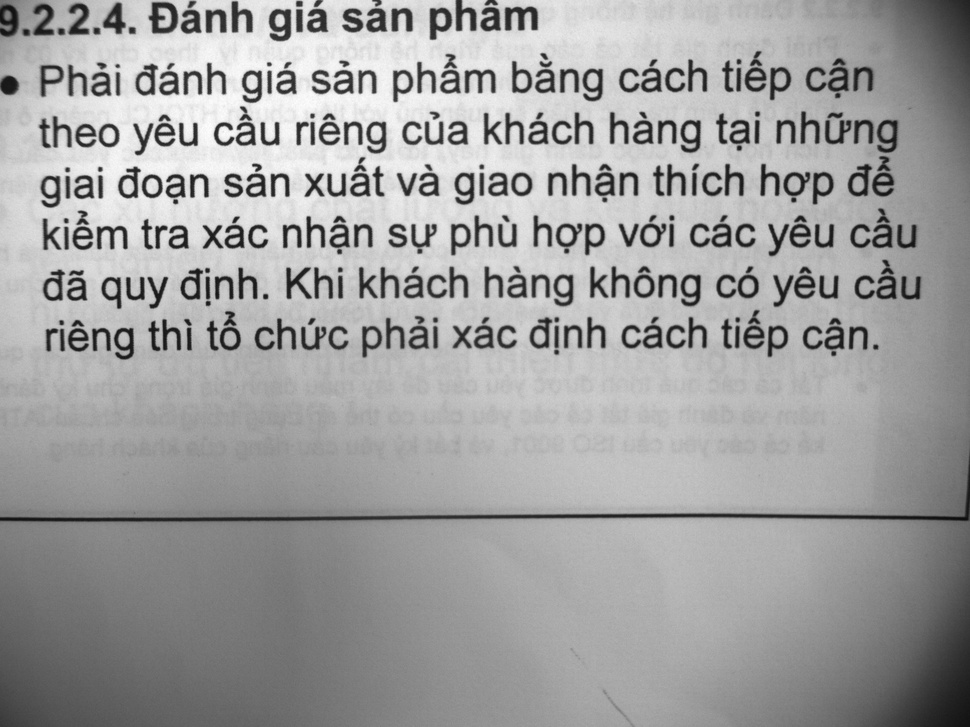
#> input picture Image11.jpg, 970 x 727 px, shrunk from 1600 x 1200 before the run
$ python -i ocr_process.py   (imports and definitions only)
#> lines starting #> are read from the running program, lines starting #| are printed output that depends on the picture; after the words box and inside, x2 and y2 are one past the last pixel; in counts of white or black regions, pixels touching at a corner belong together
#> further down, picture is the input picture: shape (727, 970, 3); min 12, max 255, mean 159.7
import cv2
import easyocr
import os
from datetime import datetime

# [1 line that did not run here, left out]

def process_ocr(image, save_dir="Result_OCR", min_conf=0.5):
#> called with save_dir = 'Result_OCR', min_conf = 0.5
    os.makedirs(save_dir, exist_ok=True)
    gray = cv2.cvtColor(image, cv2.COLOR_BGR2GRAY)
    denoised = cv2.fastNlMeansDenoising(gray, h=10)
    _, thresh = cv2.threshold(denoised, 0, 255, cv2.THRESH_BINARY + cv2.THRESH_OTSU)
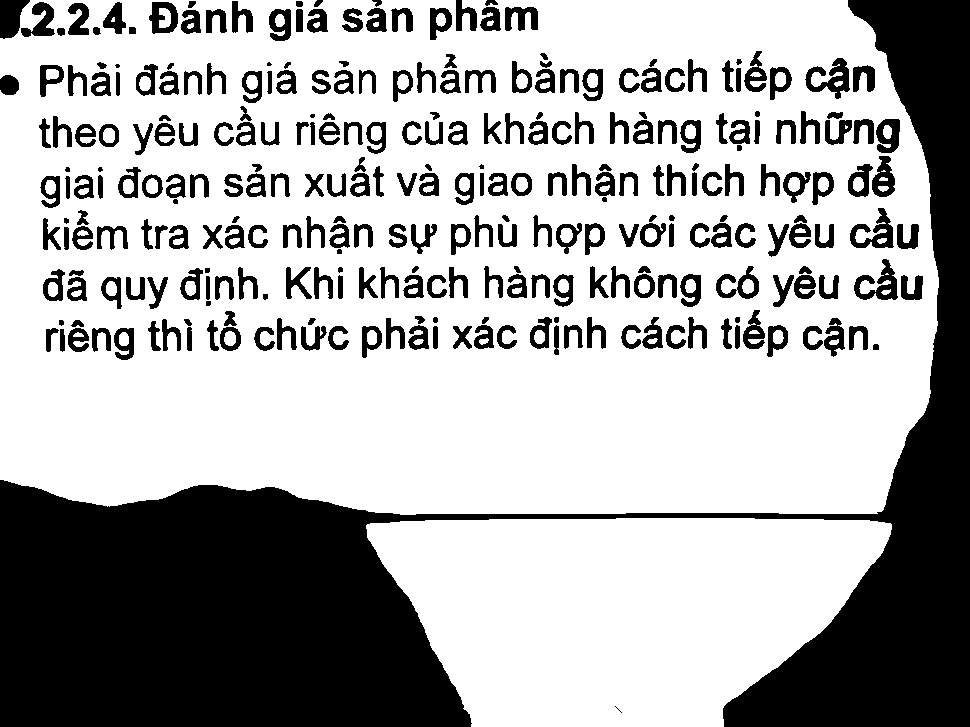
#> thresh: shape (727, 970); 67.7% white; 293 black regions (6 under 20 px), largest, box (x1, y1, x2, y2) and area: (0, 0, 970, 727) 160062, (805, 58, 850, 99) 818, (0, 0, 30, 39) 800
    kernel = cv2.getStructuringElement(cv2.MORPH_RECT, (2, 2))
    processed = cv2.dilate(thresh, kernel, iterations=1)
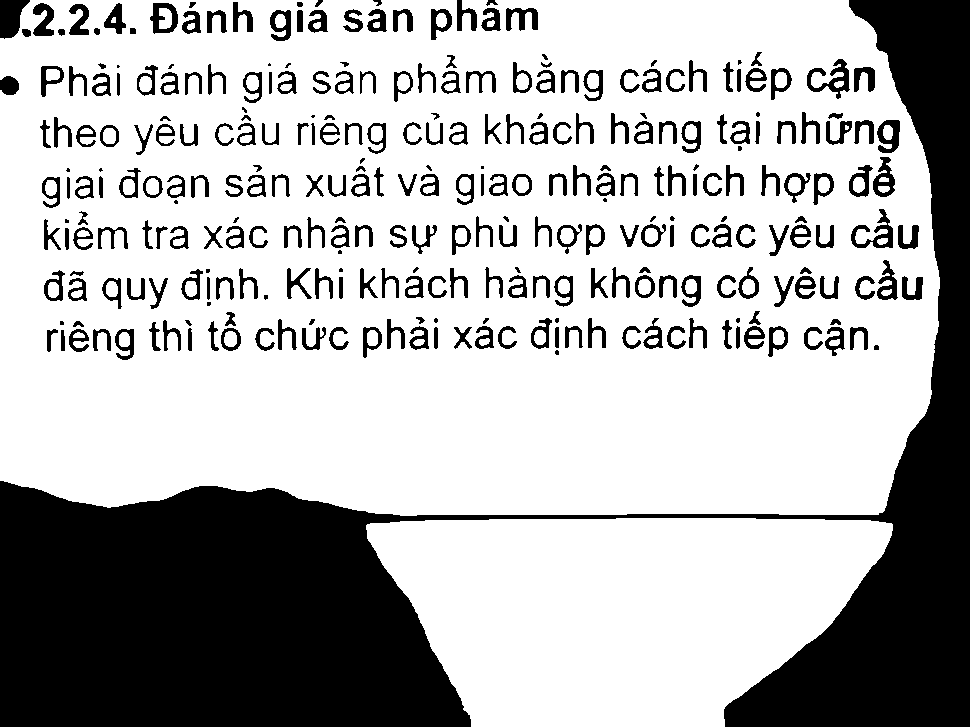
#> processed: shape (727, 970); 70.4% white; 301 black regions (32 under 20 px), largest, box (x1, y1, x2, y2) and area: (0, 0, 970, 727) 158087, (0, 0, 30, 39) 799, (807, 59, 850, 99) 635
#> (the run stopped early here; a loop or call above may not have finished)

$ run again, on Image__2025-12-3111.jpg
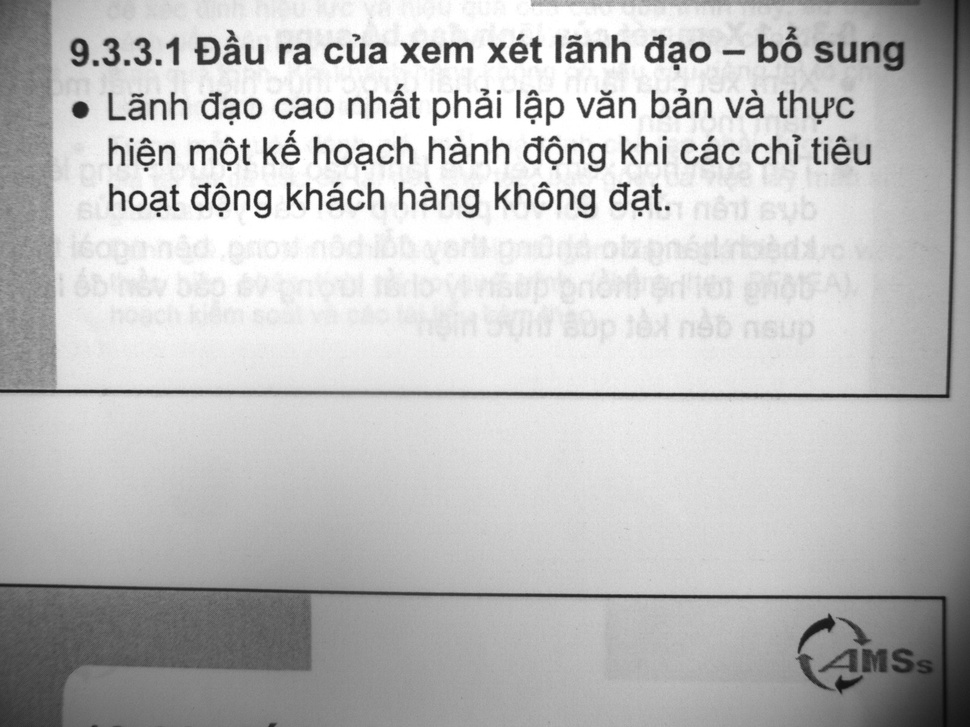
#> input picture Image__2025-12-3111.jpg, 970 x 727 px, shrunk from 1600 x 1200 before the run
#> picture is the input picture: shape (727, 970, 3); min 10, max 255, mean 191.2
#> in process_ocr, `_, thresh = cv2.threshold(denoised, 0, 255, cv2.THRESH_BINARY + cv2.TH..`:
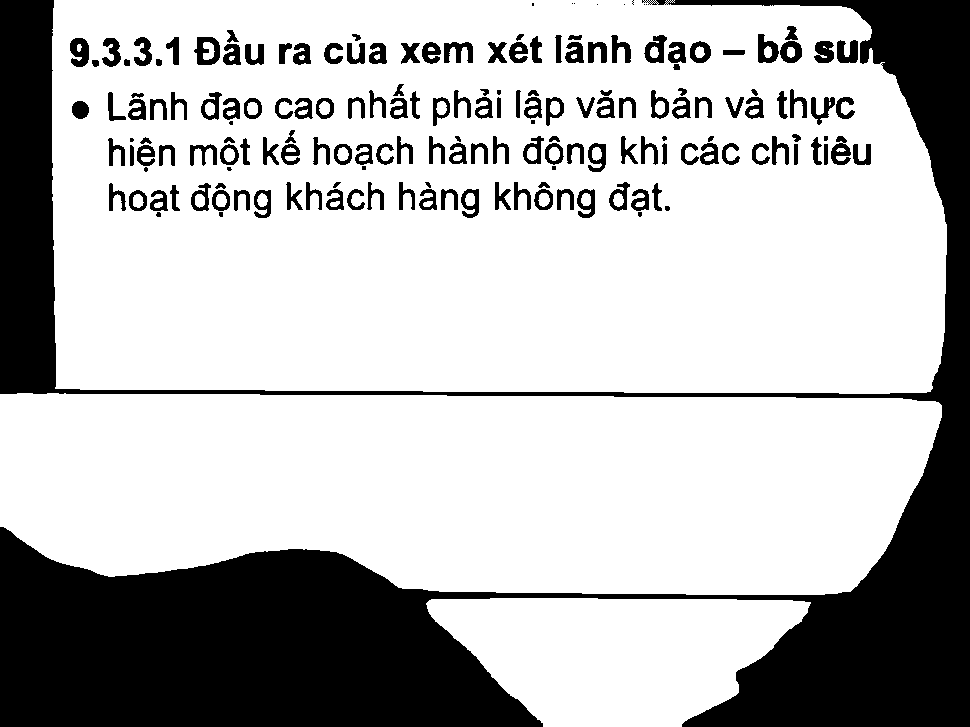
#> thresh: shape (727, 970); 72.5% white; 174 black regions (20 under 20 px), largest, box (x1, y1, x2, y2) and area: (0, 0, 970, 727) 164424, (194, 37, 220, 65) 448, (70, 38, 89, 67) 407
#> in process_ocr, `processed = cv2.dilate(thresh, kernel, iterations=1)`:
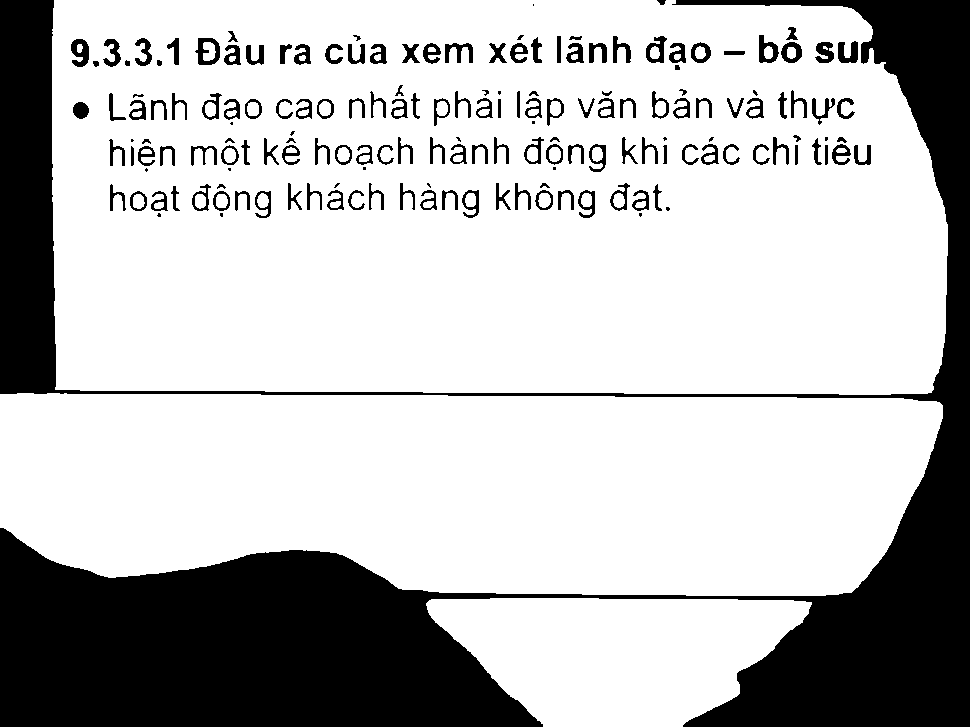
#> processed: shape (727, 970); 74.1% white; 170 black regions (22 under 20 px), largest, box (x1, y1, x2, y2) and area: (0, 0, 970, 727) 161431, (195, 38, 220, 65) 358, (71, 39, 89, 67) 332

$ run again, on Image__2025-12-312222.jpg
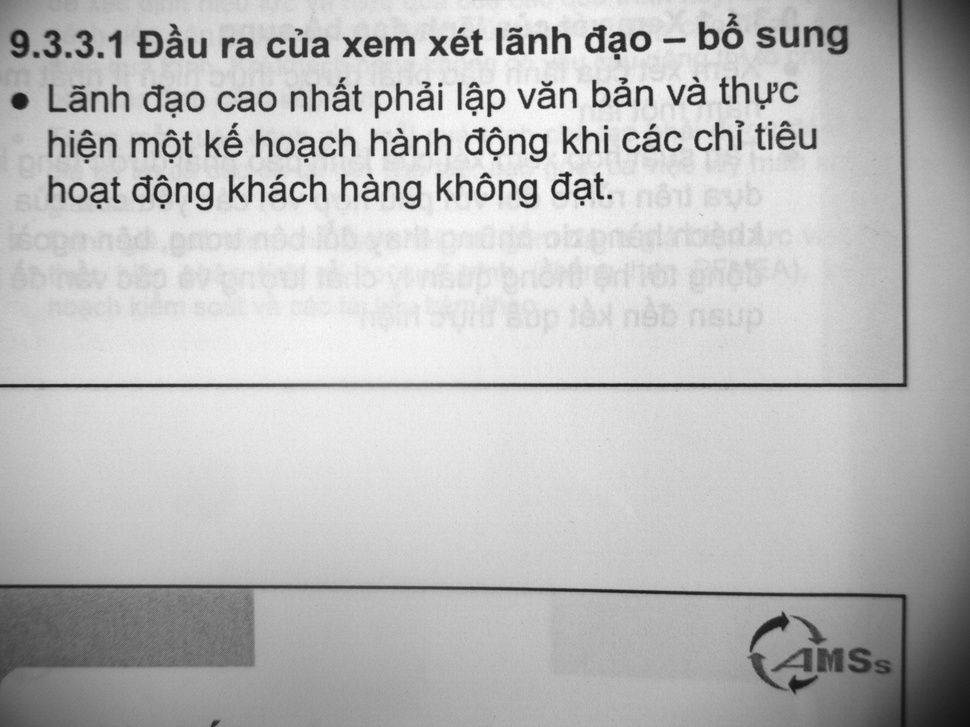
#> input picture Image__2025-12-312222.jpg, 970 x 727 px, shrunk from 1600 x 1200 before the run
#> picture is the input picture: shape (727, 970, 3); min 17, max 251, mean 188.4
#> in process_ocr, `_, thresh = cv2.threshold(denoised, 0, 255, cv2.THRESH_BINARY + cv2.TH..`:
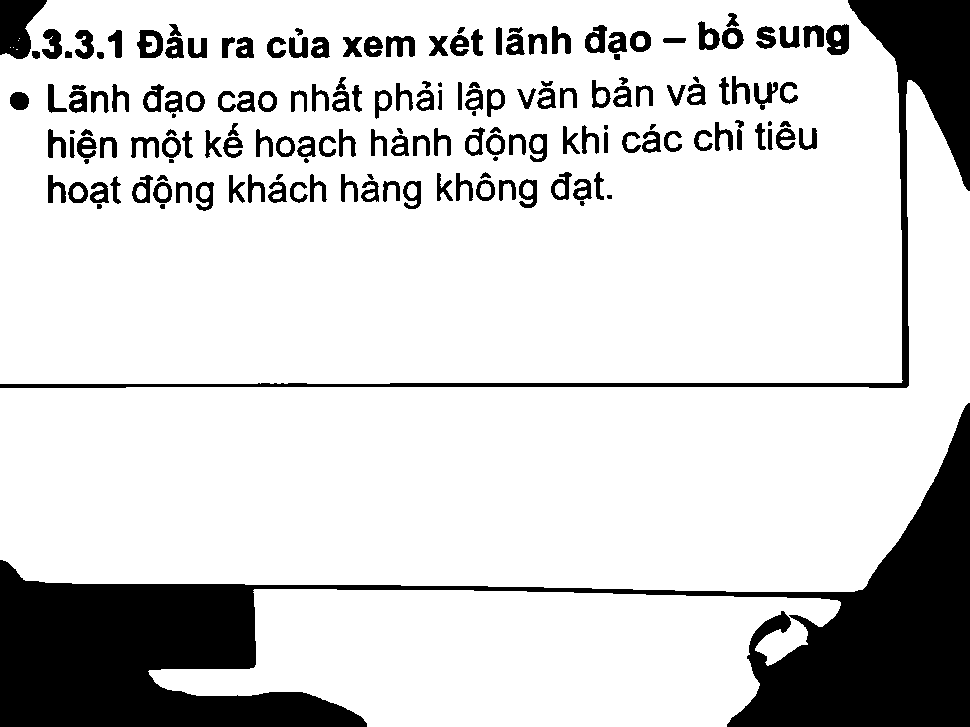
#> thresh: shape (727, 970); 82.5% white; 170 black regions (10 under 20 px), largest, box (x1, y1, x2, y2) and area: (0, 403, 970, 727) 75619, (0, 0, 970, 388) 15979, (0, 0, 47, 59) 1853
#> in process_ocr, `processed = cv2.dilate(thresh, kernel, iterations=1)`:
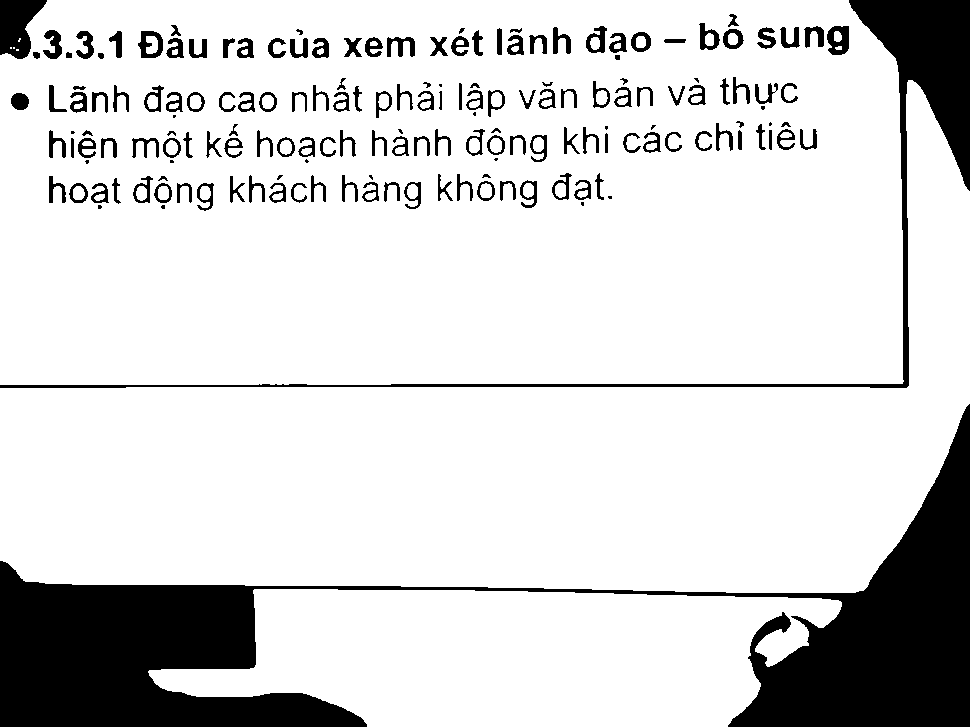
#> processed: shape (727, 970); 84.1% white; 171 black regions (20 under 20 px), largest, box (x1, y1, x2, y2) and area: (0, 404, 970, 727) 73836, (0, 0, 970, 388) 14571, (0, 0, 47, 59) 1825

$ run again, on Image__2025-12-31__11-53-58.jpg
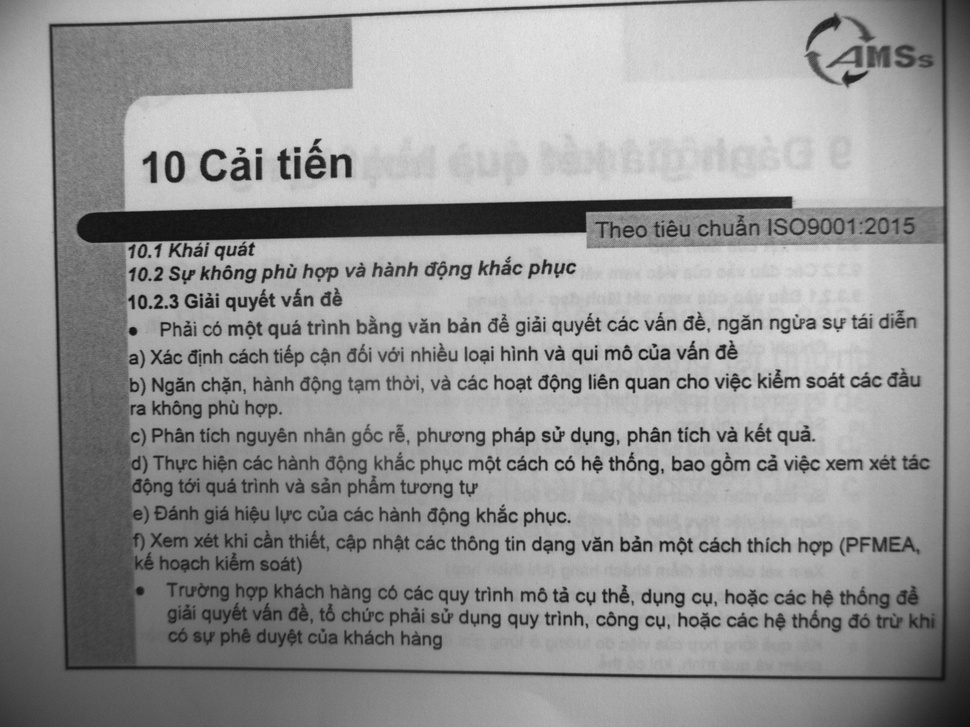
#> input picture Image__2025-12-31__11-53-58.jpg, 970 x 727 px, shrunk from 1600 x 1200 before the run
#> picture is the input picture: shape (727, 970, 3); min 15, max 232, mean 148.6
#> in process_ocr, `_, thresh = cv2.threshold(denoised, 0, 255, cv2.THRESH_BINARY + cv2.TH..`:
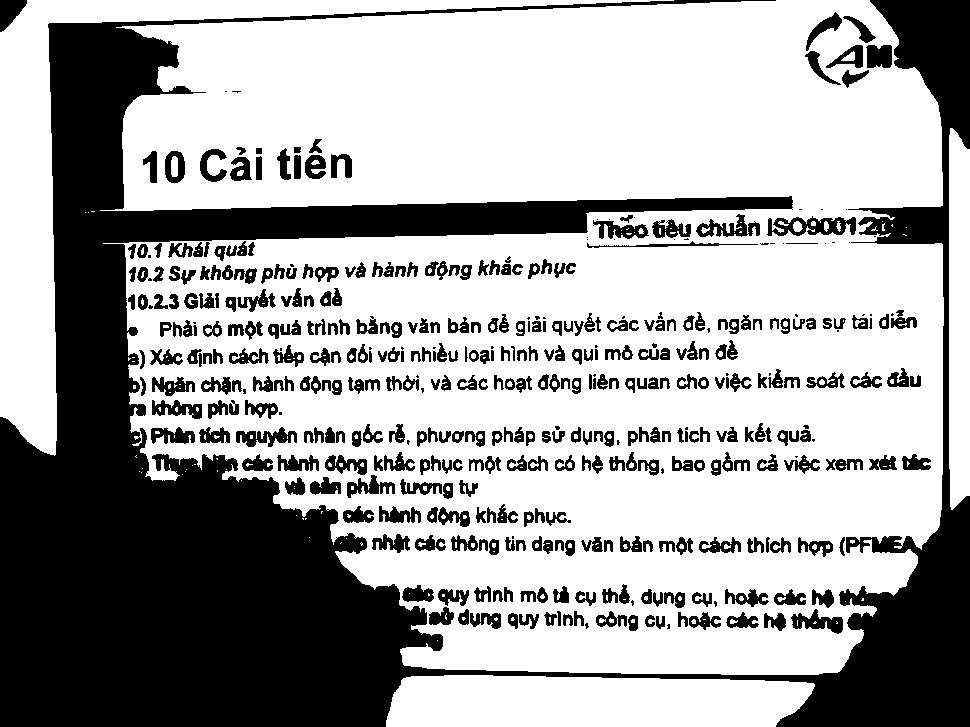
#> thresh: shape (727, 970); 65.2% white; 437 black regions (62 under 20 px), largest, box (x1, y1, x2, y2) and area: (0, 0, 970, 727) 190805, (767, 216, 856, 236) 1016, (696, 214, 760, 237) 659
#> in process_ocr, `processed = cv2.dilate(thresh, kernel, iterations=1)`:
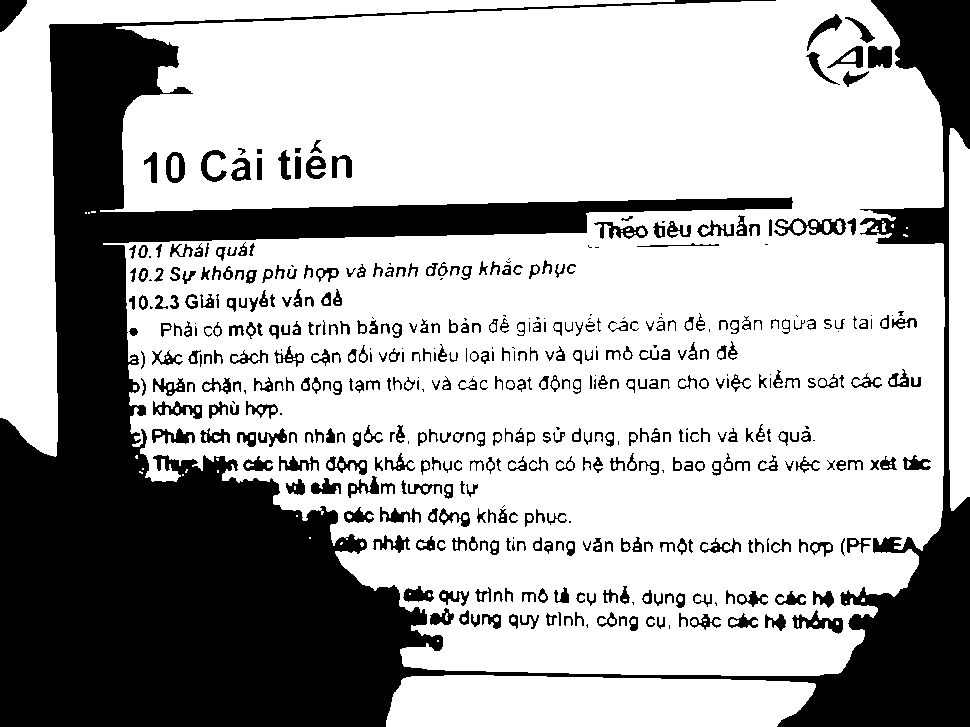
#> processed: shape (727, 970); 68.5% white; 488 black regions (76 under 20 px), largest, box (x1, y1, x2, y2) and area: (0, 0, 970, 727) 185771, (774, 218, 846, 236) 578, (0, 0, 27, 32) 535
